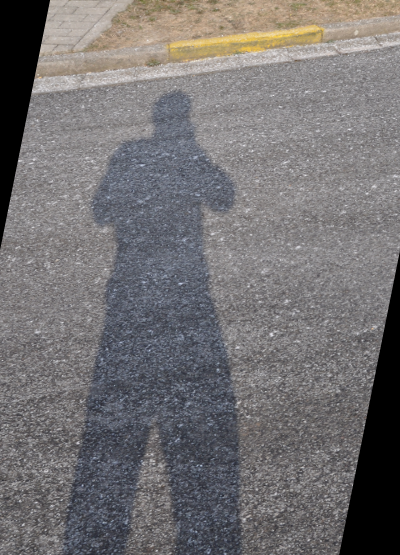
#> input picture Semester II/Computervisie/labo/labo4/img/shadowEX8.png, 400 x 555 px
$ python labo4_ex8.py img/shadowEX8.png
#> lines starting #> are read from the running program, lines starting #| are printed output that depends on the picture
import cv2
import sys
import os.path
import numpy

#shadow.png
try:
    fullPath = sys.argv[1]
except IndexError:
    print("One parameter required: the path of an image. (shadow.png)")
    exit(-1)

if (not os.path.isfile(fullPath)):
    print("'" + fullPath + "' is not an existing file.")
    exit(-1)

filepath, filename = os.path.split(fullPath)
cv2.namedWindow(filename)
image = cv2.imread(fullPath)
#> image is the input picture: shape (555, 400, 3); mean B, G, R 114.2, 113.1, 115.6


shear_factor = -0.2
M = numpy.float32([[1, shear_factor, 50], [0, 1, 0]])
shearImage = cv2.warpAffine(image, M, (-1, -1))
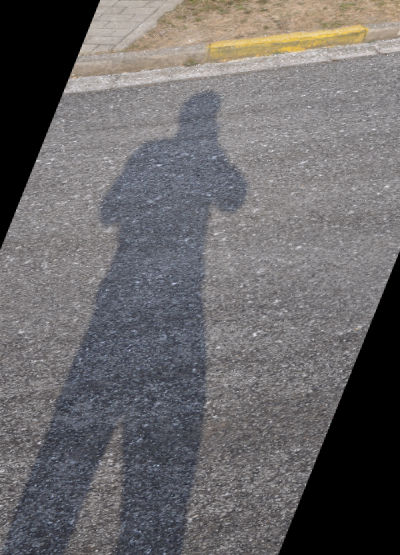
#> shearImage: shape (555, 400, 3); mean B, G, R 105.5, 104.3, 106.5
result = cv2.hconcat((image, shearImage))
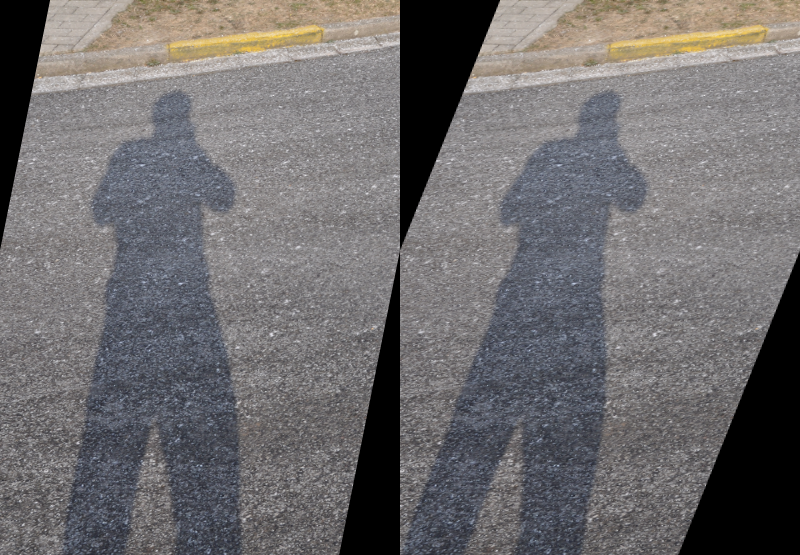
#> result: shape (555, 800, 3); mean B, G, R 109.9, 108.7, 111.1
cv2.imshow(filename, result)
cv2.waitKey()

filename, extension = filename.split(".")
savePath = filepath + "\\" + filename + "EX8." + extension
print("Saving as: " + savePath)
cv2.imwrite(savePath, shearImage)

$ run again, on Semester II/Computervisie/labo/labo4/img/shadow_boxEX9.png
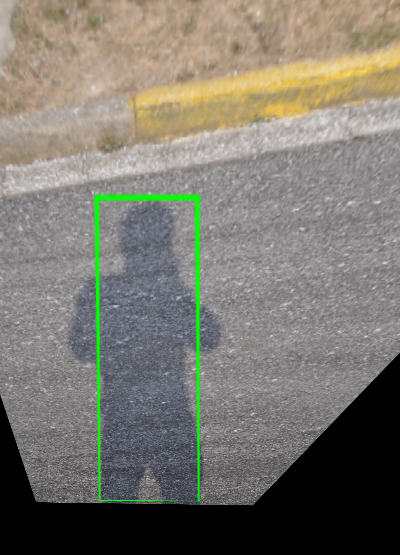
#> input picture Semester II/Computervisie/labo/labo4/img/shadow_boxEX9.png, 400 x 555 px
#> image is the input picture: shape (555, 400, 3); mean B, G, R 111.2, 120, 123.3
#> `shearImage = cv2.warpAffine(image, M, (-1, -1))`:
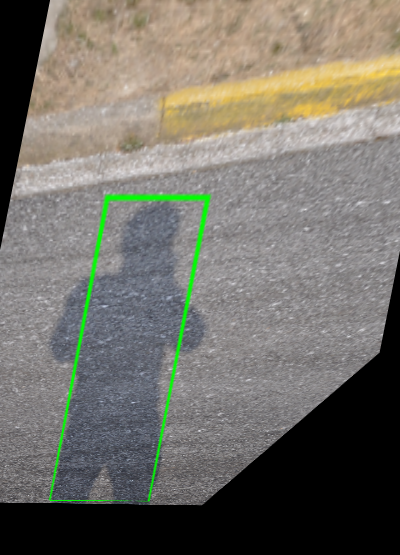
#> shearImage: shape (555, 400, 3); mean B, G, R 105, 113.1, 115.8
#> `result = cv2.hconcat((image, shearImage))`:
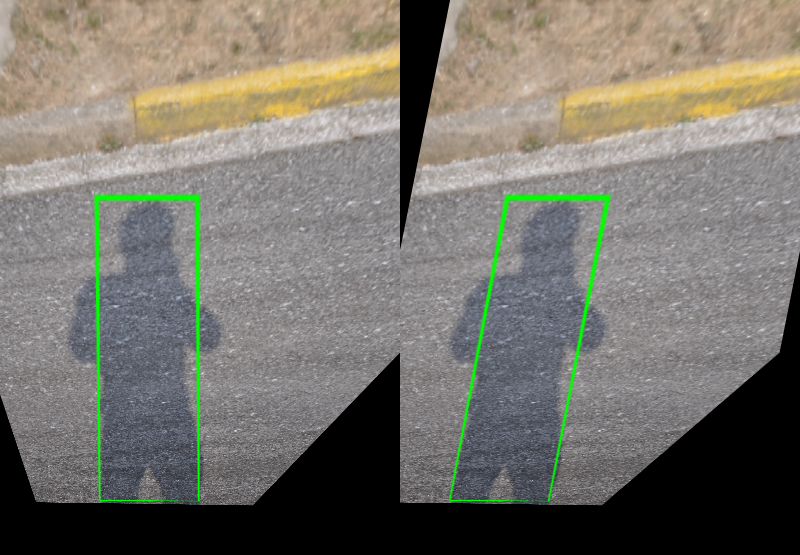
#> result: shape (555, 800, 3); mean B, G, R 108.1, 116.6, 119.5

$ run again, on Semester II/Computervisie/labo/labo4/img/shadow_box_numbered.png
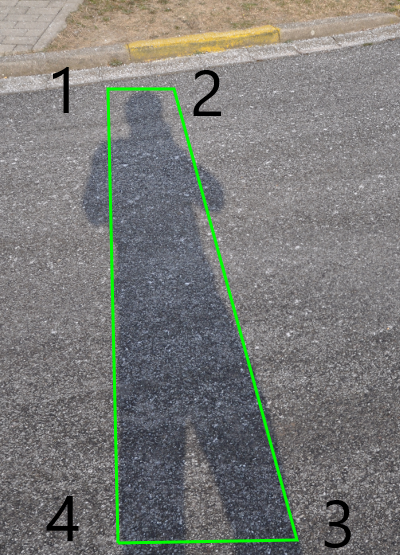
#> input picture Semester II/Computervisie/labo/labo4/img/shadow_box_numbered.png, 400 x 555 px
#> image is the input picture: shape (555, 400, 3); mean B, G, R 120.1, 123.1, 121.9
#> `shearImage = cv2.warpAffine(image, M, (-1, -1))`:
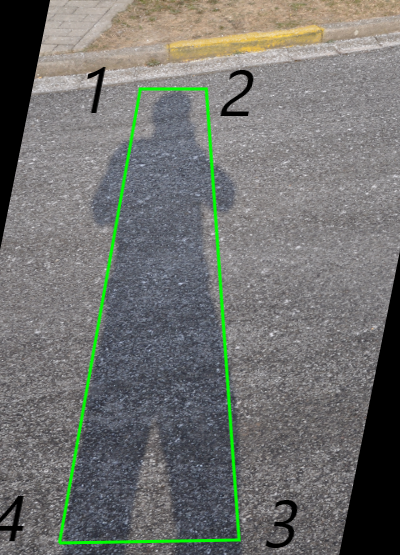
#> shearImage: shape (555, 400, 3); mean B, G, R 111.5, 114.5, 113
#> `result = cv2.hconcat((image, shearImage))`:
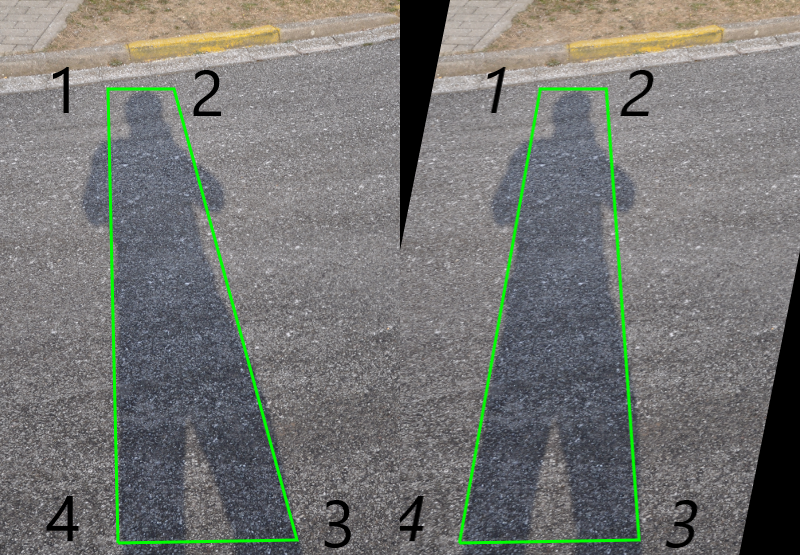
#> result: shape (555, 800, 3); mean B, G, R 115.8, 118.8, 117.4
